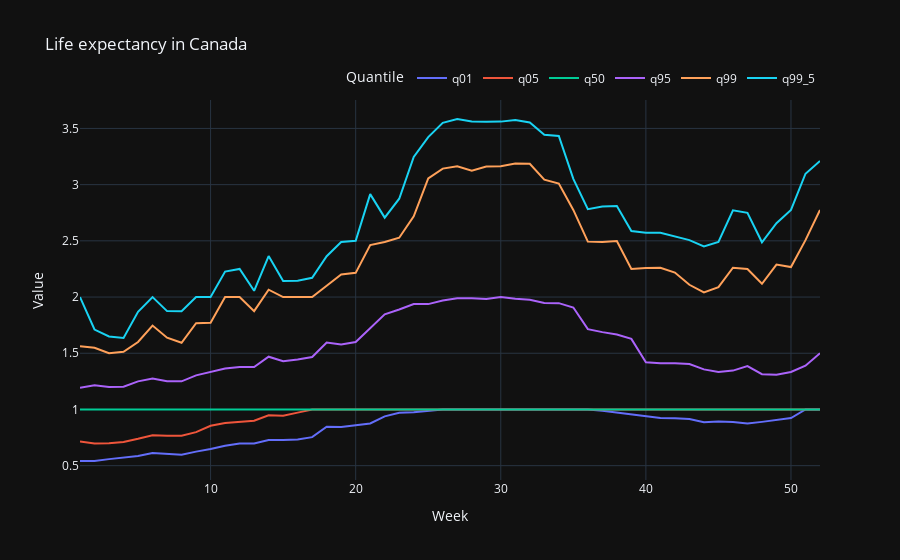

Source (notebook cell):
### Code cell
# fig = px.box(df_merge_f, x ='week', y="price_fluc")

fig = px.line(df_agg, x="week", y=['q01','q05', "q50", 'q95', 'q99', 'q99_5'],
              labels={
                  'variable': 'Quantile',
                  'week': 'Week',
                  'value': 'Value'
              },
               title='Life expectancy in Canada',
               template='plotly_dark',
               )


fig.update_layout(legend=dict(
    orientation="h",
    yanchor="bottom",
    y=1.02,
    xanchor="right",
    x=1
))

# fig.add_trace(go.Scatter(x=df_agg['week'], y=df_agg['q01'], mode="lines", name="q01"))

fig.show()

### Figure 1 — Plotly figure (JSON) as saved in the notebook; plotly's stock layout.template omitted (floating-point values rounded to 4 significant figures)
{"data": [{"hovertemplate": "Quantile=q01<br>Week=%{x}<br>Value=%{y}<extra></extra>", "legendgroup": "q01", "line": {"color": "#636efa", "dash": "solid"}, "marker": {"symbol": "circle"}, "mode": "lines", "name": "q01", "orientation": "v", "showlegend": true, "type": "scatter", "x": [1, 2, 3, 4, 5, 6, 7, 8, 9, 10, 11, 12, 13, 14, 15, 16, 17, 18, 19, 20, 21, 22, 23, 24, 25, 26, 27, 28, 29, 30, 31, 32, 33, 34, 35, 36, 37, 38, 39, 40, 41, 42, 43, 44, 45, 46, 47, 48, 49, 50, 51, 52], "xaxis": "x", "y": [0.5426, 0.5415, 0.5581, 0.5714, 0.5867, 0.6129, 0.6066, 0.5977, 0.625, 0.6476, 0.6775, 0.6967, 0.6982, 0.7291, 0.7273, 0.7333, 0.7538, 0.8462, 0.8449, 0.8571, 0.875, 0.9385, 0.9701, 0.9752, 0.9846, 1, 1, 1, 1, 1, 1, 1, 1, 1, 1, 1, 0.9895, 0.9732, 0.9516, 0.9405, 0.9231, 0.9213, 0.9155, 0.8867, 0.8936, 0.8889, 0.875, 0.8895, 0.9091, 0.9231, 1, 1], "yaxis": "y"}, {"hovertemplate": "Quantile=q05<br>Week=%{x}<br>Value=%{y}<extra></extra>", "legendgroup": "q05", "line": {"color": "#EF553B", "dash": "solid"}, "marker": {"symbol": "circle"}, "mode": "lines", "name": "q05", "orientation": "v", "showlegend": true, "type": "scatter", "x": [1, 2, 3, 4, 5, 6, 7, 8, 9, 10, 11, 12, 13, 14, 15, 16, 17, 18, 19, 20, 21, 22, 23, 24, 25, 26, 27, 28, 29, 30, 31, 32, 33, 34, 35, 36, 37, 38, 39, 40, 41, 42, 43, 44, 45, 46, 47, 48, 49, 50, 51, 52], "xaxis": "x", "y": [0.7143, 0.6962, 0.7, 0.7111, 0.7387, 0.77, 0.7667, 0.7667, 0.798, 0.8545, 0.88, 0.8889, 0.9, 0.9476, 0.9445, 0.9718, 1, 1, 1, 1, 1, 1, 1, 1, 1, 1, 1, 1, 1, 1, 1, 1, 1, 1, 1, 1, 1, 1, 1, 1, 1, 1, 1, 1, 1, 1, 1, 1, 1, 1, 1, 1], "yaxis": "y"}, {"hovertemplate": "Quantile=q50<br>Week=%{x}<br>Value=%{y}<extra></extra>", "legendgroup": "q50", "line": {"color": "#00cc96", "dash": "solid"}, "marker": {"symbol": "circle"}, "mode": "lines", "name": "q50", "orientation": "v", "showlegend": true, "type": "scatter", "x": [1, 2, 3, 4, 5, 6, 7, 8, 9, 10, 11, 12, 13, 14, 15, 16, 17, 18, 19, 20, 21, 22, 23, 24, 25, 26, 27, 28, 29, 30, 31, 32, 33, 34, 35, 36, 37, 38, 39, 40, 41, 42, 43, 44, 45, 46, 47, 48, 49, 50, 51, 52], "xaxis": "x", "y": [1, 1, 1, 1, 1, 1, 1, 1, 1, 1, 1, 1, 1, 1, 1, 1, 1, 1, 1, 1, 1, 1, 1, 1, 1, 1, 1, 1, 1, 1, 1, 1, 1, 1, 1, 1, 1, 1, 1, 1, 1, 1, 1, 1, 1, 1, 1, 1, 1, 1, 1, 1], "yaxis": "y"}, {"hovertemplate": "Quantile=q95<br>Week=%{x}<br>Value=%{y}<extra></extra>", "legendgroup": "q95", "line": {"color": "#ab63fa", "dash": "solid"}, "marker": {"symbol": "circle"}, "mode": "lines", "name": "q95", "orientation": "v", "showlegend": true, "type": "scatter", "x": [1, 2, 3, 4, 5, 6, 7, 8, 9, 10, 11, 12, 13, 14, 15, 16, 17, 18, 19, 20, 21, 22, 23, 24, 25, 26, 27, 28, 29, 30, 31, 32, 33, 34, 35, 36, 37, 38, 39, 40, 41, 42, 43, 44, 45, 46, 47, 48, 49, 50, 51, 52], "xaxis": "x", "y": [1.193, 1.215, 1.2, 1.202, 1.25, 1.276, 1.251, 1.25, 1.303, 1.333, 1.364, 1.378, 1.378, 1.469, 1.429, 1.444, 1.467, 1.596, 1.579, 1.6, 1.726, 1.846, 1.889, 1.937, 1.937, 1.97, 1.989, 1.989, 1.982, 2, 1.985, 1.975, 1.946, 1.946, 1.906, 1.714, 1.688, 1.667, 1.628, 1.419, 1.412, 1.412, 1.404, 1.357, 1.333, 1.346, 1.386, 1.313, 1.31, 1.333, 1.389, 1.5], "yaxis": "y"}, {"hovertemplate": "Quantile=q99<br>Week=%{x}<br>Value=%{y}<extra></extra>", "legendgroup": "q99", "line": {"color": "#FFA15A", "dash": "solid"}, "marker": {"symbol": "circle"}, "mode": "lines", "name": "q99", "orientation": "v", "showlegend": true, "type": "scatter", "x": [1, 2, 3, 4, 5, 6, 7, 8, 9, 10, 11, 12, 13, 14, 15, 16, 17, 18, 19, 20, 21, 22, 23, 24, 25, 26, 27, 28, 29, 30, 31, 32, 33, 34, 35, 36, 37, 38, 39, 40, 41, 42, 43, 44, 45, 46, 47, 48, 49, 50, 51, 52], "xaxis": "x", "y": [1.562, 1.549, 1.5, 1.513, 1.6, 1.746, 1.639, 1.593, 1.768, 1.771, 2, 2, 1.875, 2.065, 2, 2, 2.0, 2.1, 2.2, 2.215, 2.462, 2.49, 2.528, 2.719, 3.056, 3.143, 3.163, 3.125, 3.161, 3.163, 3.189, 3.185, 3.044, 3.01, 2.775, 2.493, 2.49, 2.498, 2.25, 2.258, 2.26, 2.218, 2.109, 2.041, 2.089, 2.261, 2.25, 2.119, 2.288, 2.267, 2.506, 2.775], "yaxis": "y"}, {"hovertemplate": "Quantile=q99_5<br>Week=%{x}<br>Value=%{y}<extra></extra>", "legendgroup": "q99_5", "line": {"color": "#19d3f3", "dash": "solid"}, "marker": {"symbol": "circle"}, "mode": "lines", "name": "q99_5", "orientation": "v", "showlegend": true, "type": "scatter", "x": [1, 2, 3, 4, 5, 6, 7, 8, 9, 10, 11, 12, 13, 14, 15, 16, 17, 18, 19, 20, 21, 22, 23, 24, 25, 26, 27, 28, 29, 30, 31, 32, 33, 34, 35, 36, 37, 38, 39, 40, 41, 42, 43, 44, 45, 46, 47, 48, 49, 50, 51, 52], "xaxis": "x", "y": [2, 1.711, 1.65, 1.636, 1.868, 2, 1.875, 1.873, 2, 2, 2.227, 2.25, 2.056, 2.365, 2.142, 2.145, 2.172, 2.364, 2.49, 2.5, 2.915, 2.707, 2.875, 3.247, 3.423, 3.549, 3.584, 3.562, 3.56, 3.561, 3.575, 3.552, 3.444, 3.434, 3.051, 2.782, 2.805, 2.81, 2.588, 2.571, 2.571, 2.538, 2.506, 2.451, 2.49, 2.771, 2.749, 2.487, 2.657, 2.775, 3.097, 3.211], "yaxis": "y"}], "layout": {"legend": {"orientation": "h", "title": {"text": "Quantile"}, "tracegroupgap": 0, "x": 1, "xanchor": "right", "y": 1.02, "yanchor": "bottom"}, "title": {"text": "Life expectancy in Canada"}, "xaxis": {"anchor": "y", "domain": [0, 1], "title": {"text": "Week"}}, "yaxis": {"anchor": "x", "domain": [0, 1], "title": {"text": "Value"}}}}
